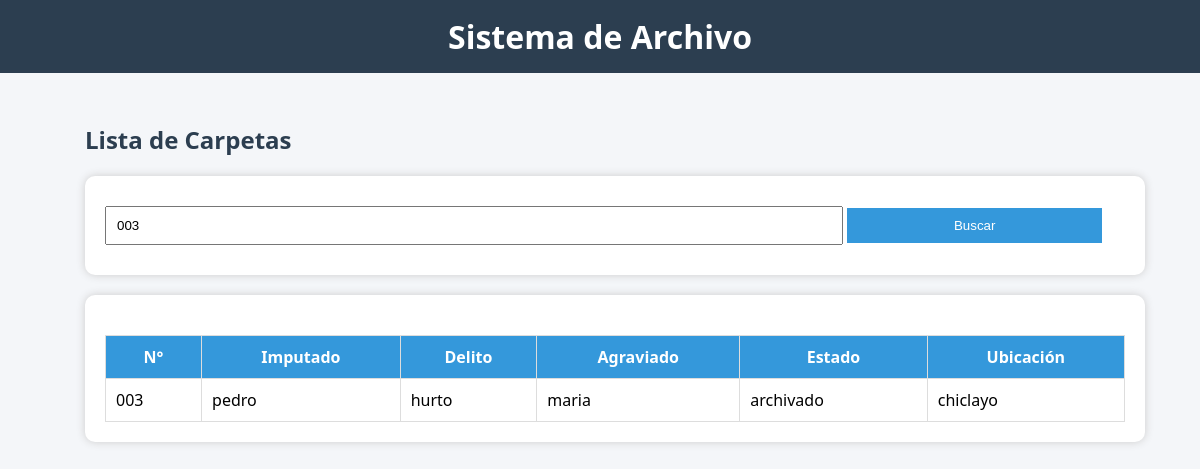
Screenshot of /views/carpeta/listar.php?buscar=003 (signed in) with the database file from the repository.
### tables this page shows
CREATE TABLE `carpeta_fiscal` (
  `id` int(11) NOT NULL,
  `numero_carpeta` varchar(50) NOT NULL,
  `imputado` varchar(100) NOT NULL,
  `delito` varchar(100) NOT NULL,
  `agraviado` varchar(100) NOT NULL,
  `estado` varchar(50) NOT NULL,
  `ubicacion` varchar(100) NOT NULL
);

### views/carpeta/listar.php (the view, shortened to what this page needs)
<?php
include("../../config/conexion.php");
include("../layouts/header.php");
$buscar = "";
if (isset($_GET['buscar'])) {
    $buscar = $_GET['buscar'];
    $sql = "SELECT * FROM carpeta_fiscal WHERE numero_carpeta='$buscar'";
} else {
    $sql = "SELECT * FROM carpeta_fiscal";
}
$result = $conn->query($sql);
?>
<div class="container">
    <h2>Lista de Carpetas</h2>
    <div class="card">
        <form method="GET">
            <input type="text" name="buscar" placeholder="Buscar por número de carpeta" value="<?php echo $buscar; ?>">
            <button type="submit">Buscar</button>
        </form>
    </div>
    <div class="card">
        <table>
            <tr>
                <th>N°</th>
                <th>Imputado</th>
                <th>Delito</th>
                <th>Agraviado</th>
                <th>Estado</th>
                <th>Ubicación</th>
            </tr>
            <?php
            if ($result->num_rows > 0) {
                while($row = $result->fetch_assoc()) { ?>
                <tr>
                    <td><?php echo $row['numero_carpeta']; ?></td>
                    <td><?php echo $row['imputado']; ?></td>
                    <td><?php echo $row['delito']; ?></td>
                    <td><?php echo $row['agraviado']; ?></td>
                    <td><?php echo $row['estado']; ?></td>
                    <td><?php echo $row['ubicacion']; ?></td>
                </tr>
            <?php }
            } ?>
        </table>
    </div>
</div>
<?php include("../layouts/footer.php"); ?>

### public/css/estilos.css (style rules this page uses)
body { font-family: 'Segoe UI', sans-serif; background-color: #f4f6f9; margin: 0; }
.container { width: 1060px; margin: auto; padding: 15px; }
h2 { color: #2c3e50; }
.card { background: white; padding: 20px; margin-top: 20px; border-radius: 10px; box-shadow: 0px 0px 8px #ccc; }
input, select { width: 100%; padding: 10px; margin: 10px 0; }
button { background: #3498db; color: white; padding: 10px; border: none; cursor: pointer; width: 100%; }
table { width: 100%; border-collapse: collapse; margin-top: 20px; background: white; }
th { background: #3498db; color: white; }
td, th { padding: 10px; border: 1px solid #ddd; }
form input { width: 70%; display: inline-block; }
form button { width: 25%; display: inline-block; }

### rows the page displays
carpeta_fiscal: numero_carpeta "003", imputado "pedro", delito "hurto", agraviado "maria", estado "archivado", ubicacion "chiclayo"
